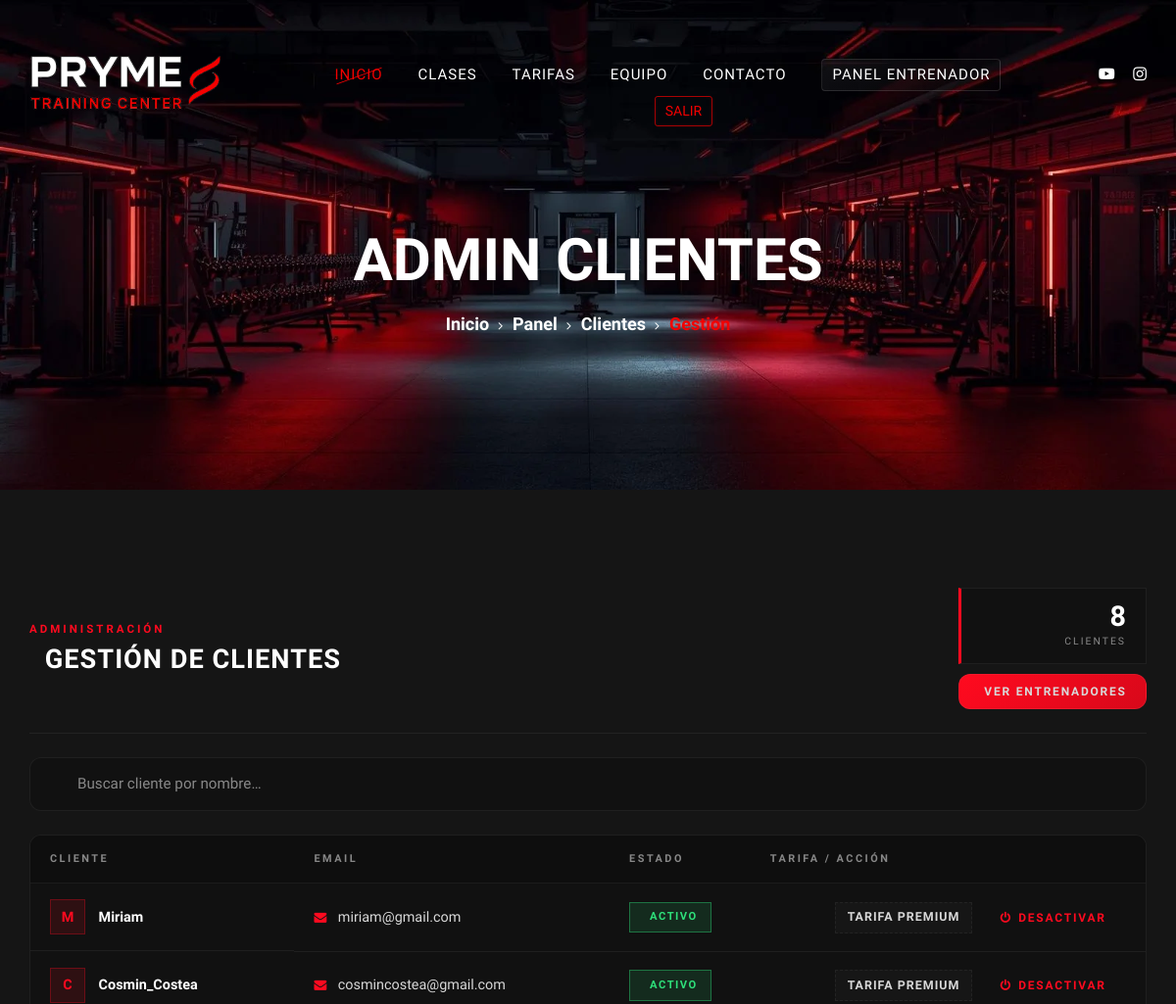
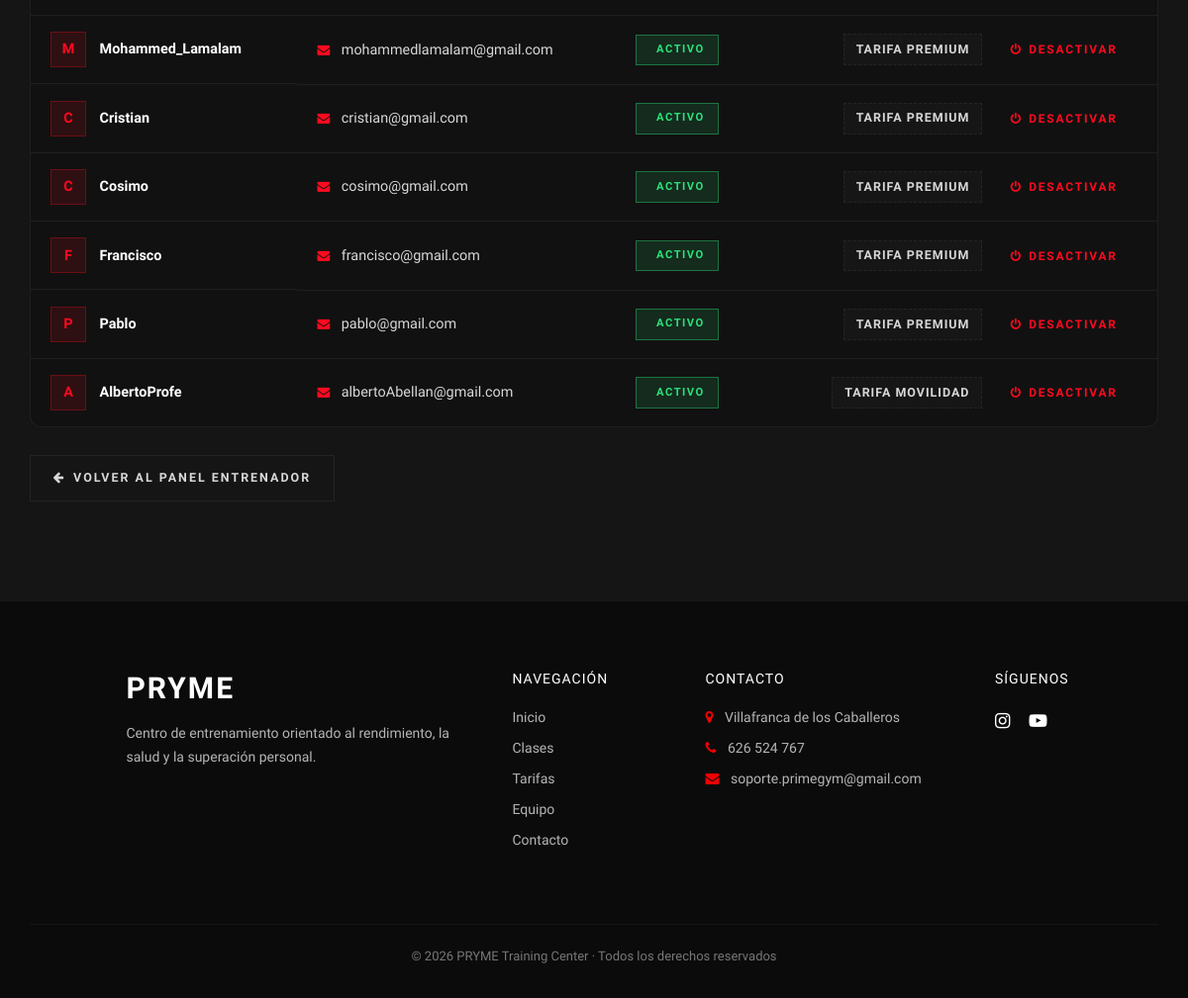
Screenshot of /entrenador/admin/clientes/ (signed in) with the database file from the repository (2 pictures, top to bottom).
### gimnasio/models.py (models this page shows, shortened)
class Cliente(models.Model):
    user = models.OneToOneField(User, on_delete=models.CASCADE)
    telefono = models.CharField(max_length=20, blank=True)
    tarifa = models.ForeignKey(Tarifa, on_delete=models.SET_NULL, null=True, blank=True)
    fecha_registro = models.DateField(auto_now_add=True)
    @property
    def nombre(self):
        return self.user.username
    @property
    def email(self):
        return self.user.email

class Tarifa(models.Model):
    nombre = models.CharField(max_length=50)
    precio = models.DecimalField(max_digits=10, decimal_places=2)
    duracion_meses = models.IntegerField()
    descripcion = models.TextField(blank=True, null=True)

### entrenador/decorators.py (the view)
    def wrapper(request, *args, **kwargs):
        entrenador = Entrenador.objects.first()
        if not entrenador or entrenador.rol != "admin":
            return redirect('entrenador:panel')
        return view_func(request, *args, **kwargs)

### entrenador/views.py (called while the page is built)
@login_required
@admin_required
def admin_clientes(request):
    clientes = Cliente.objects.all()
    tarifas = Tarifa.objects.all()
    query = request.GET.get("q")
    if query:
        clientes = clientes.filter(user__username__icontains=query)
    return render(request, "entrenador/admin_clientes.html", {"clientes": clientes, "tarifas": tarifas})

### entrenador/templates/entrenador/admin_clientes.html (shortened to what this page needs)
{% extends "entrenador/components/base.html" %}
{% load static %}
{% block title %}Admin Clientes{% endblock %}
{% block enlace_nav %}
    <a href="{% url 'entrenador:admin_clientes' %}">Clientes</a>
{% endblock %}
{% block subtitulo %}Gestión{% endblock %}
{% block css_entrenador %}
    <link rel="stylesheet" href="{% static 'css/entrenador/style_admin_clientes.css' %}">
{% endblock %}
{% block contenido %}
<div class="ac-header">
    <div>
        <span class="ac-kicker">Administración</span>
        <h2 class="ac-title">
            Gestión de clientes
        </h2>
    </div>
    <div class="ac-header-right">
        <div class="ac-stat">
            <span class="ac-stat-num">{{ clientes|length }}</span>
            <span class="ac-stat-label">Clientes</span>
        </div>
        <a href="{% url 'entrenador:admin_entrenadores' %}" class="ac-btn ac-btn--ghost">
            <span>Ver entrenadores</span>
        </a>
    </div>
</div>
<div class="ac-search">
    <input type="text" id="searchInput" placeholder="Buscar cliente por nombre…" autocomplete="off" data-admin-search="clientesTable" data-admin-empty="searchEmpty">
</div>
<div class="ac-table-wrap">
    <table class="ac-table">
        <thead>
            <tr>
                <th>Cliente</th>
                <th>Email</th>
                <th>Estado</th>
                <th class="ac-th-actions">Tarifa / Acción</th>
            </tr>
        </thead>
        <tbody id="clientesTable">
            {% for cliente in clientes %}
                <tr class="ac-row {% if cliente.tarifa %}ac-row--activo{% else %}ac-row--inactivo{% endif %}">
                    <td class="nombre ac-cell-name">
                        <span class="ac-avatar">{{ cliente.nombre|slice:":1"|upper }}</span>
                        <strong>{{ cliente.nombre }}</strong>
                    </td>
                    <td class="ac-cell-email">
                        <i class="fa fa-envelope"></i>
                        <span>{{ cliente.email }}</span>
                    </td>
                    <td>
                        {% if cliente.tarifa %}
                            <span class="ac-badge ac-badge--activo">
                                 Activo
                            </span>
                        {% else %}
                            <span class="ac-badge ac-badge--inactivo">
                                <i class="fa fa-circle-xmark"></i> Inactivo
                            </span>
                        {% endif %}
                    </td>
                    <td class="ac-cell-action">
                        {% if cliente.tarifa %}
                            <form method="POST"
                                  action="{% url 'entrenador:cambiar_tarifa_cliente' cliente.id %}"
                                  class="ac-form ac-form--inline">
                                <span class="ac-tarifa-actual">{{ cliente.tarifa.nombre }}</span>
                                <button type="submit" class="ac-btn ac-btn--danger">
                                    <i class="fa fa-power-off"></i>
                                    <span>Desactivar</span>
                                </button>
                            </form>
                        {% endif %}
                    </td>
                </tr>
            {% endfor %}
        </tbody>
    </table>
</div>
<div class="rc-footer">
    <a href="{% url 'entrenador:panel' %}" class="rc-btn rc-btn--ghost">
        <i class="fa fa-arrow-left"></i>
        <span>Volver al Panel Entrenador</span>
    </a>
</div>
{% endblock %}

### static/css/style.css (style rules this page uses)
html, body { height: 100%; font-family: "Muli", sans-serif; -webkit-font-smoothing: antialiased; }
h1, h2, h3, h4, h5, h6 { margin: 0; color: #111111; font-weight: 400; font-family: "Oswald", sans-serif; }
h2 { font-size: 36px; }
.breadcrumb-text .bt-option a { font-size: 18px; color: #ffffff; font-weight: 700; display: inline-block; position: relative; margin-right: 20px; }
.breadcrumb-text .bt-option a:after { position: absolute; right: -14px; top: 6px; font-family: "FontAwesome"; content: ""; font-size: 13px; font-weight: 400; }

### rows the page displays
Cliente: nombre "M", nombre "Miriam", email "miriam@gmail.com", shows "ACTIVO", tarifa.nombre "TARIFA PREMIUM"
Cliente: nombre "C", nombre "Cosmin_Costea", email "cosmincostea@gmail.com", shows "ACTIVO", tarifa.nombre "TARIFA PREMIUM"
Cliente: nombre "M", nombre "Mohammed_Lamalam", email "mohammedlamalam@gmail.com", shows "ACTIVO", tarifa.nombre "TARIFA PREMIUM"
Cliente: nombre "C", nombre "Cristian", email "cristian@gmail.com", shows "ACTIVO", tarifa.nombre "TARIFA PREMIUM"
Cliente: nombre "C", nombre "Cosimo", email "cosimo@gmail.com", shows "ACTIVO", tarifa.nombre "TARIFA PREMIUM"
Cliente: nombre "F", nombre "Francisco", email "francisco@gmail.com", shows "ACTIVO", tarifa.nombre "TARIFA PREMIUM"
Cliente: nombre "P", nombre "Pablo", email "pablo@gmail.com", shows "ACTIVO", tarifa.nombre "TARIFA PREMIUM"
Cliente: nombre "A", nombre "AlbertoProfe", email "albertoAbellan@gmail.com", shows "ACTIVO", tarifa.nombre "TARIFA MOVILIDAD"

### other values shown
{{ clientes|length }} "8"
